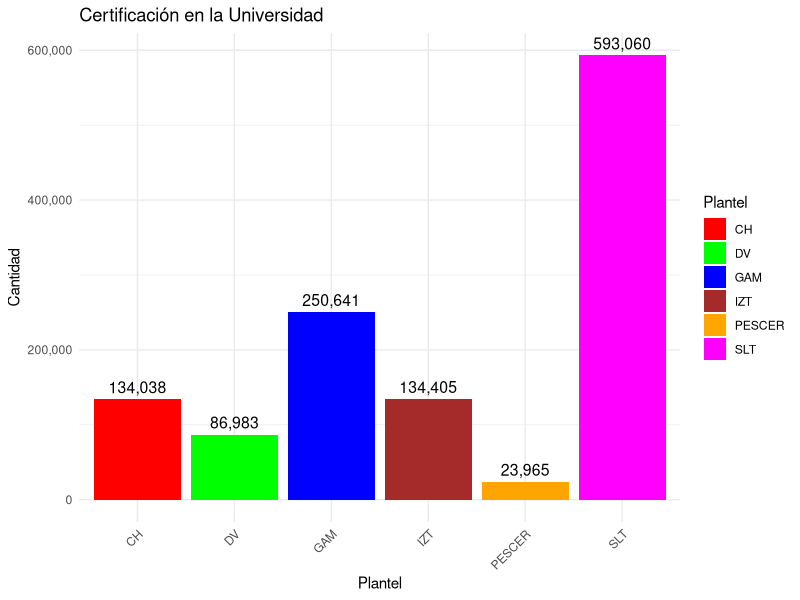
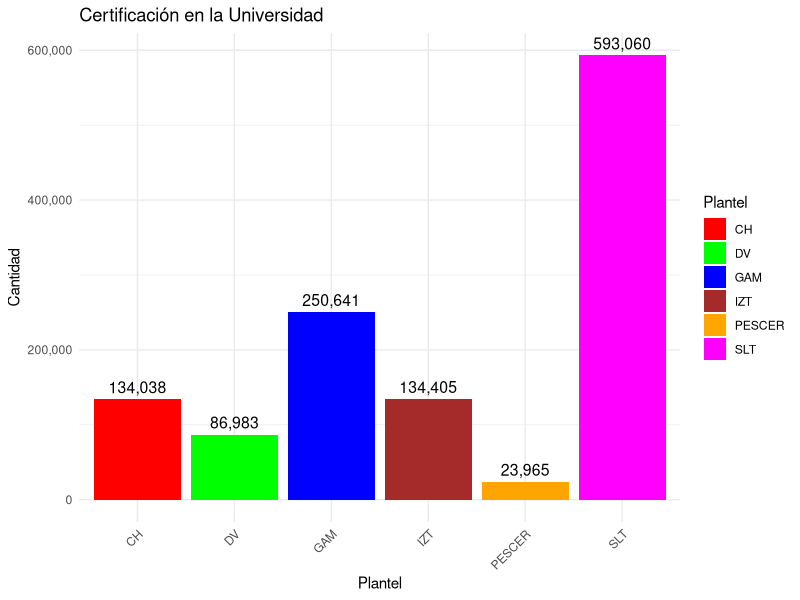

Generate these figures, in order, with R:
library(ggplot2)
library(scales)
#  - - - - - - - - - - - - - - - - - - 
# Crear un dataframe con los datos
data <- data.frame(
  Plantel = c("CH", "GAM", "DV", "IZT", "SLT", "PESCER"),
  Cantidad = c(134038, 250641, 86983, 134405, 593060, 23965)
)

# Definir una paleta de colores
colores <- c("red", "green", "blue", "brown", "orange", "magenta")

# Crear un gráfico de barras con colores personalizados
p <- ggplot(data, aes(x = Plantel, y = Cantidad, fill = Plantel)) +
  geom_bar(stat = "identity") +
  labs(
    title = "Certificación en la Universidad",
    x = "Plantel",
    y = "Cantidad"
  ) +
  scale_fill_manual(values = colores) +  # Especificar la paleta de colores
  theme_minimal() +
  theme(axis.text.x = element_text(angle = 45, hjust = 1)) +  # Rotar etiquetas del eje X
  scale_y_continuous(labels = scales::comma) +  # Mostrar etiquetas con comas
  geom_text(aes(label = comma(Cantidad)), vjust = -0.5, size = 4)  # Agregar etiquetas de valores sobre las barras

# Imprimir el gráfico
print(p)

ggsave("graficoCertificacionesPlanteles.pdf", plot = p,  width = 8, height = 6, units = "in",device = "pdf")

# - - - - - - - - - - - - - - - - - - - - - - -  - - - - - - - - - - - - - - - - - - - - - 